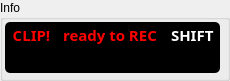
         <widget class="QGroupBox" name="groupBoxMessages">
          <property name="geometry">
           <rect>
            <x>0</x>
            <y>4</y>
            <width>230</width>
            <height>81</height>
           </rect>
          </property>
          <property name="styleSheet">
           <string notr="true">#groupBoxMessages {color: rgb(160, 160, 160);
background-color: rgb(223, 223, 223);
font: bold 9pt &quot;Noto Sans&quot;;
text-align: left;
border: 1px solid grey;
border-radius: 5px;}</string>
          </property>
          <property name="title">
           <string>Info</string>
          </property>
          <property name="flat">
           <bool>false</bool>
          </property>
          <property name="checkable">
           <bool>false</bool>
          </property>
          <widget class="QLabel" name="labelPerformanceInfo">
           <property name="geometry">
            <rect>
             <x>5</x>
             <y>22</y>
             <width>215</width>
             <height>51</height>
            </rect>
           </property>
           <property name="font">
            <font>
             <family>Noto Sans</family>
             <pointsize>10</pointsize>
             <weight>50</weight>
             <italic>false</italic>
             <bold>false</bold>
            </font>
           </property>
           <property name="styleSheet">
            <string notr="true">#labelPerformanceInfo {background-color: black;
font: 10pt &quot;Noto Sans&quot;;
color: rgb(175, 178, 178);
border-radius: 5px;}</string>
           </property>
           <property name="text">
            <string/>
           </property>
           <property name="alignment">
            <set>Qt::AlignBottom|Qt::AlignHCenter</set>
           </property>
          </widget>
          <widget class="QLabel" name="clipping_label">
           <property name="geometry">
            <rect>
             <x>10</x>
             <y>24</y>
             <width>43</width>
             <height>21</height>
            </rect>
           </property>
           <property name="font">
            <font>
             <family>Noto Sans</family>
             <pointsize>11</pointsize>
             <weight>75</weight>
             <italic>false</italic>
             <bold>true</bold>
            </font>
           </property>
           <property name="styleSheet">
            <string notr="true">color: rgb(255, 0, 0);
font: bold 11pt &quot;Noto Sans&quot;;
text-align: center;
background-color: rgb(0, 0, 0);
border: 1px solid black;</string>
           </property>
           <property name="frameShape">
            <enum>QFrame::NoFrame</enum>
           </property>
           <property name="frameShadow">
            <enum>QFrame::Plain</enum>
           </property>
           <property name="text">
            <string>CLIP!</string>
           </property>
           <property name="alignment">
            <set>Qt::AlignCenter</set>
           </property>
          </widget>
          <widget class="QLabel" name="labelRecording">
           <property name="geometry">
            <rect>
             <x>58</x>
             <y>24</y>
             <width>105</width>
             <height>21</height>
            </rect>
           </property>
           <property name="font">
            <font>
             <family>Noto Sans</family>
             <pointsize>11</pointsize>
             <weight>75</weight>
             <italic>false</italic>
             <bold>true</bold>
            </font>
           </property>
           <property name="styleSheet">
            <string notr="true">color: rgb(255, 0, 0);
font: bold 11pt &quot;Noto Sans&quot;;
text-align: center;
background-color: rgb(0, 0, 0);
border: 1px solid black;</string>
           </property>
           <property name="text">
            <string>ready to REC</string>
           </property>
          </widget>
          <widget class="QLabel" name="labelShift">
           <property name="geometry">
            <rect>
             <x>166</x>
             <y>24</y>
             <width>52</width>
             <height>21</height>
            </rect>
           </property>
           <property name="font">
            <font>
             <family>Noto Sans</family>
             <pointsize>11</pointsize>
             <weight>75</weight>
             <italic>false</italic>
             <bold>true</bold>
            </font>
           </property>
           <property name="styleSheet">
            <string notr="true">color: rgb(255, 255, 255);
font: bold 11pt &quot;Noto Sans&quot;;
text-align: center;
background-color: rgb(0, 0, 0);
border: 1px solid black;</string>
           </property>
           <property name="text">
            <string>SHIFT</string>
           </property>
          </widget>
         </widget>
